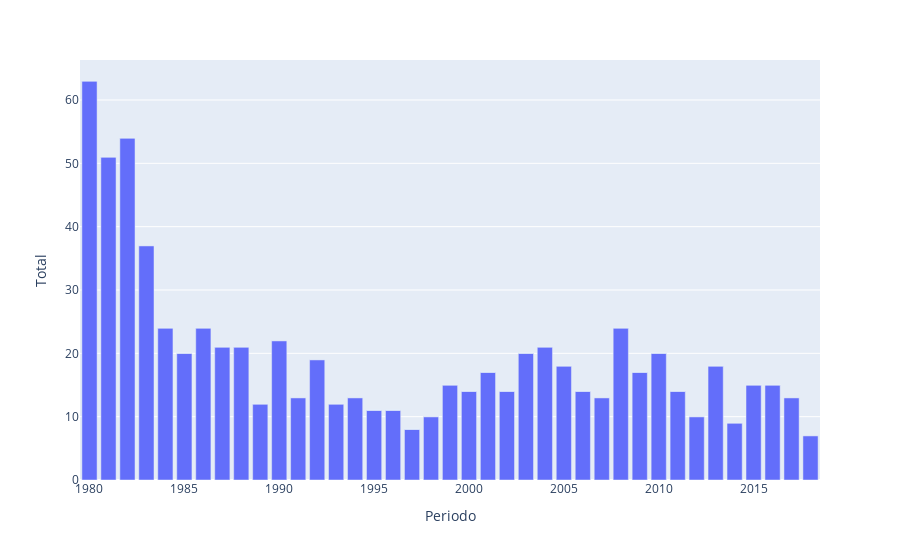

The code cell stored with this chart in its notebook:
### Code cell
fig = px.bar(embarazo, x = "Periodo", y = "Total")
fig

### Figure 1 — Plotly figure (JSON) as saved in the notebook; plotly's stock layout.template omitted (floating-point values rounded to 4 significant figures)
{"data": [{"alignmentgroup": "True", "hovertemplate": "Periodo=%{x}<br>Total=%{y}<extra></extra>", "legendgroup": "", "marker": {"color": "#636efa", "pattern": {"shape": ""}}, "name": "", "offsetgroup": "", "orientation": "v", "showlegend": false, "textposition": "auto", "type": "bar", "x": [1980, 1982, 1981, 1983, 2008, 1986, 1984, 1990, 2004, 1987, 1988, 1985, 2010, 2003, 1992, 2013, 2005, 2009, 2001, 2016, 2015, 1999, 2011, 2002, 2000, 2006, 2017, 2007, 1994, 1991, 1989, 1993, 1996, 1995, 2012, 1998, 2014, 1997, 2018, 2010, 2002, 2003, 2004, 2005, 2006, 2007, 2008, 2009, 2001, 2011, 2012, 2013, 2014, 1999, 1983, 1980, 1981, 2000, 2017, 1998, 1988, 1984, 1985, 1986, 2018, 2016, 2015, 1987, 1989, 1997, 1990, 1991, 1992, 1993, 1994, 1995, 1996, 1982], "xaxis": "x", "y": [63, 54, 51, 37, 24, 24, 24, 22, 21, 21, 21, 20, 20, 20, 19, 18, 18, 17, 17, 15, 15, 15, 14, 14, 14, 14, 13, 13, 13, 13, 12, 12, 11, 11, 10, 10, 9, 8, 7, 0, 0, 0, 0, 0, 0, 0, 0, 0, 0, 0, 0, 0, 0, 0, 0, 0, 0, 0, 0, 0, 0, 0, 0, 0, 0, 0, 0, 0, 0, 0, 0, 0, 0, 0, 0, 0, 0, 0], "yaxis": "y"}], "layout": {"barmode": "relative", "legend": {"tracegroupgap": 0}, "margin": {"t": 60}, "xaxis": {"anchor": "y", "domain": [0, 1], "title": {"text": "Periodo"}}, "yaxis": {"anchor": "x", "domain": [0, 1], "title": {"text": "Total"}}}}
